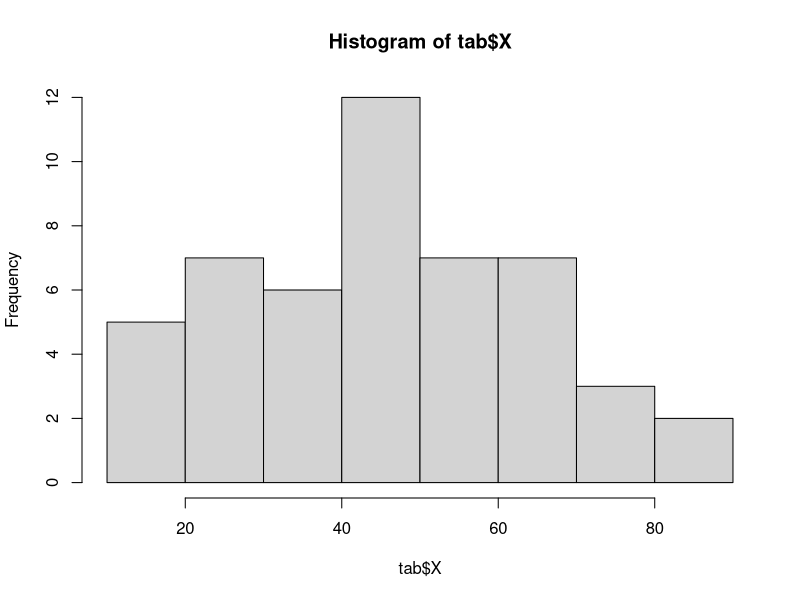
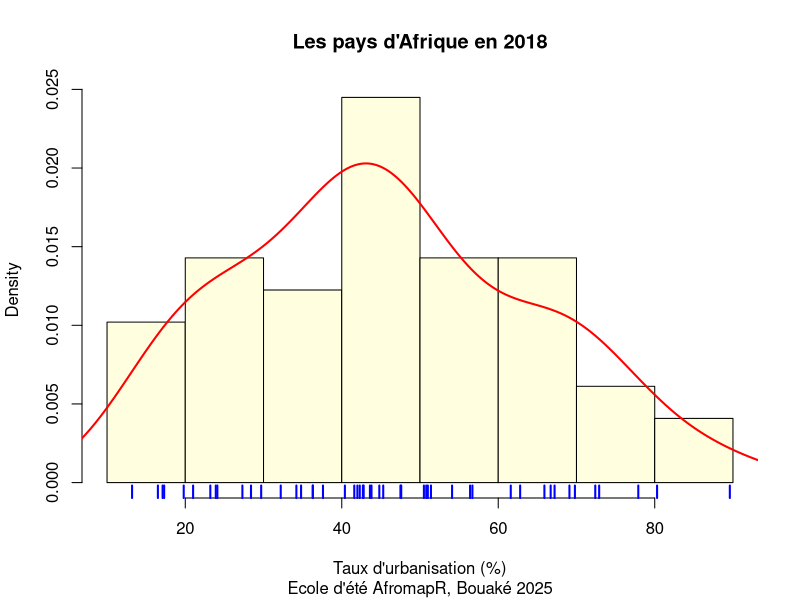
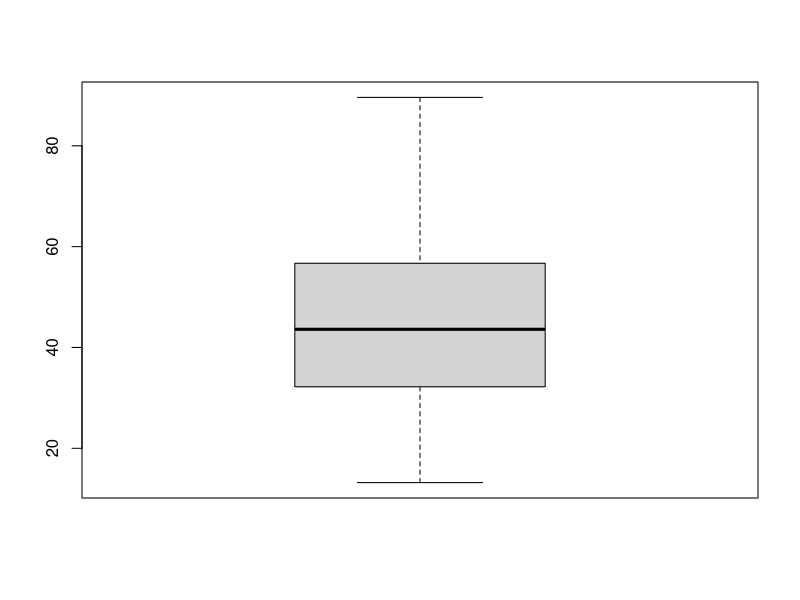
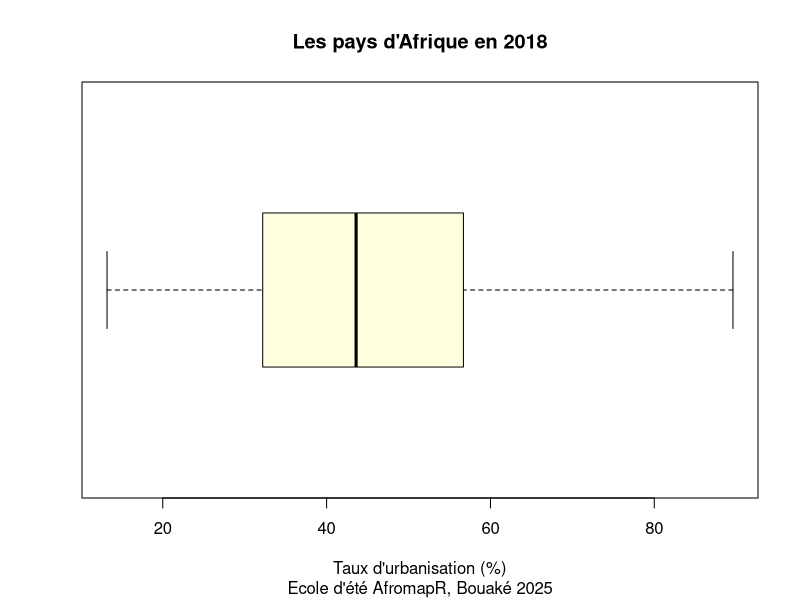
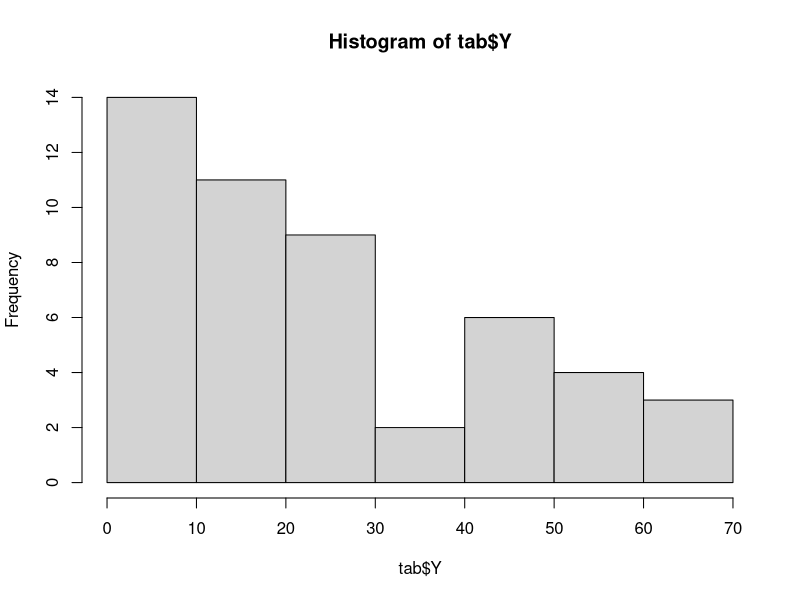
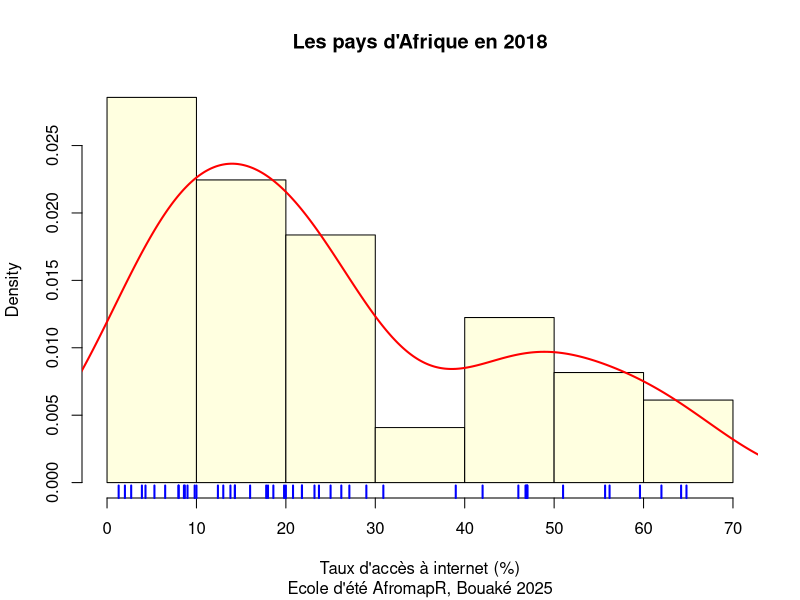
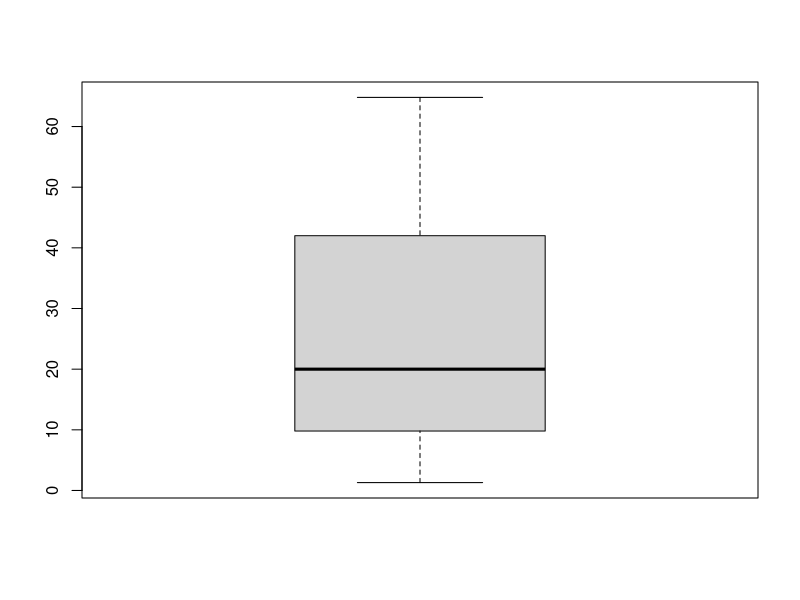
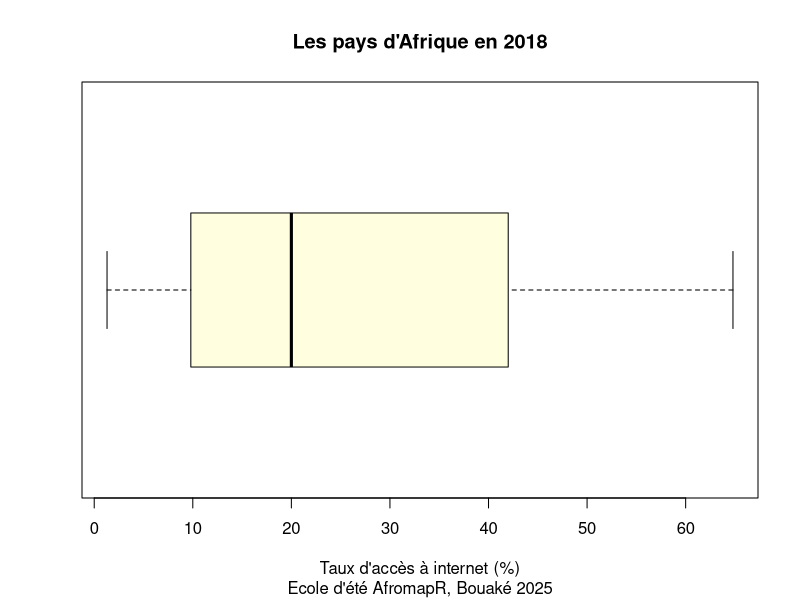

Reproduce these figures in R, in order.
## ---- chunk 1
don <- read.table(file = "data/africa_pays_2018/data/africa_pays_2018.csv", # nom du fichier et chemin d'accès
                  sep = ";",                     # séparateur (ici, des points-virgule)
                  dec=",",                       # Type de décimale
                  header = TRUE,                 # ligne d'en-tête avec le nom des variables
                  encoding="UTF-8")              # encodage adapté au français

## ---- chunk 2
sel<-don[,c("iso3","nom","URBANI","INTERN")]
colnames(sel)<-c("CODE","NOM","X","Y")
head(sel)
## ---- chunk 3
tab <-sel[complete.cases(sel), ]
## ---- chunk 4
# Pour la version française
titre <- "Les pays d'Afrique en 2018"
nomX <- "Taux d'urbanisation (%)"
nomY <- "Taux d'accès à internet (%)"
source <- "Ecole d'été AfromapR, Bouaké 2025"
## ---- chunk 5
summary(tab$X)
## ---- chunk 6
hist(tab$X)
## ---- chunk 7
hist(tab$X, 
     main=titre,
     sub = source,
     xlab = nomX,
     col="lightyellow",
     probability = TRUE
    )
lines(density(tab$X),
      col="red",
      lwd=2)
rug(tab$X,
    col="blue",
    lwd=2)
## ---- chunk 8
boxplot(tab$X)
## ---- chunk 9
boxplot(tab$X,
        horizontal=T,
        col="lightyellow",
        main = titre,
        sub = source,
        xlab = nomX)
## ---- chunk 10
shapiro.test(tab$X)
## ---- chunk 11
summary(tab$Y)
## ---- chunk 12
hist(tab$Y)
## ---- chunk 13
hist(tab$Y, 
     main=titre,
     sub = source,
     xlab = nomY,
     col="lightyellow",
     probability = TRUE
    )
lines(density(tab$Y),
      col="red",
      lwd=2)
rug(tab$Y,
    col="blue",
    lwd=2)
## ---- chunk 14
boxplot(tab$Y)
## ---- chunk 15
boxplot(tab$Y,
        horizontal=T,
        col="lightyellow",
        main = titre,
        sub = source,
        xlab = nomY)
## ---- chunk 16
shapiro.test(tab$X)
## ---- chunk 17
plot(tab$X,tab$Y)
## ---- chunk 18
plot(tab$X,tab$Y,
     cex = 0.6,
     pch = 19,
     col = "red",
     main = titre,
     sub = source,
     xlab = nomX,
     ylab = nomY)
text(tab$X, tab$Y, tab$CODE,
     cex = 0.4,
     col = "blue",
     pos = 3)


## ---- chunk 19
pears <- cor(tab$X,tab$Y)
pears
## ---- chunk 20
spear <-cor(tab$X,tab$Y, method = "spearman")
spear
## ---- chunk 21
pears <- cor(tab$X,tab$Y)
100*pears**2

## ---- chunk 22
cor.test(tab$X,tab$Y)
## ---- chunk 23
monmodel <- lm(tab$Y~tab$X)

summary(monmodel)

## ---- chunk 24
plot(tab$X,tab$Y,
     cex = 0.6,
     pch = 19,
     col = "red",
     main = titre,
     sub = source,
     xlab = nomX,
     ylab = nomY)
text(tab$X, tab$Y, tab$CODE,
     cex = 0.4,
     col = "blue",
     pos = 3)
abline(monmodel, col ="black", lwd =2)

## ---- chunk 25
tab$Yest <- monmodel$fitted.values
tab$Yres <- monmodel$residuals
## ---- chunk 26
tri <- tab[order(tab$Yres),]
head(tri)
## ---- chunk 27
tri <- tab[order(-tab$Yres),]
head(tri)
